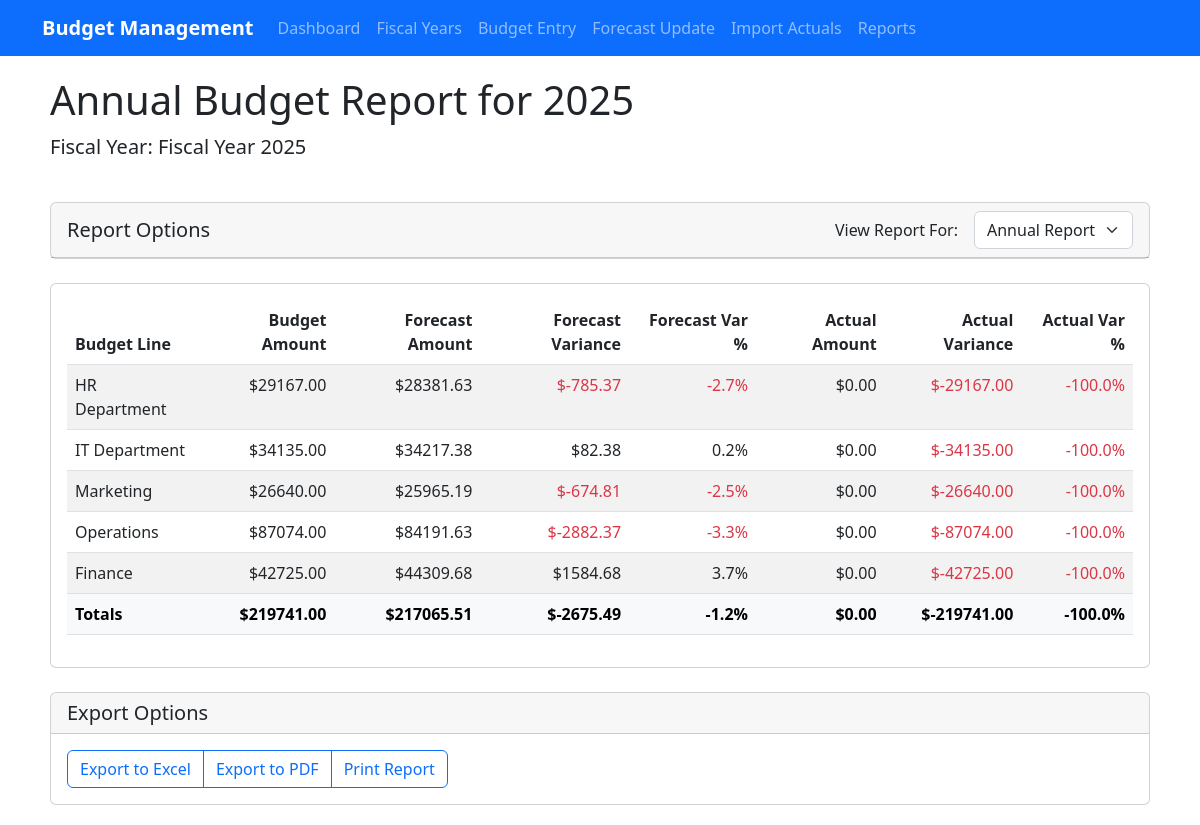
The page /reports/ on the database its author committed.
### budget_app/models.py (models this page shows, shortened)
class FiscalYear(models.Model):
    year = models.IntegerField(unique=True)
    is_active = models.BooleanField(default=False)
    created_at = models.DateTimeField(auto_now_add=True)
    def __str__(self):
        return f"Fiscal Year {self.year}"

class BudgetLine(models.Model):
    name = models.CharField(max_length=255)
    description = models.TextField(blank=True, null=True)
    gl_accounts = models.ManyToManyField(GLAccount, related_name='budget_lines')

class BudgetEntry(models.Model):
    fiscal_year = models.ForeignKey(FiscalYear, on_delete=models.CASCADE)
    budget_line = models.ForeignKey(BudgetLine, on_delete=models.CASCADE)
    annual_amount = models.DecimalField(max_digits=14, decimal_places=2)
    created_at = models.DateTimeField(auto_now_add=True)
    updated_at = models.DateTimeField(auto_now=True)
    class Meta:
        unique_together = ('fiscal_year', 'budget_line')

### budget_app/views.py (the view)
# urls.py: path('reports/', views.ReportView.as_view(), name='report_view'),
class ReportView(View):
    def get(self, request):
        try:
            active_year = FiscalYear.objects.get(is_active=True)
        except FiscalYear.DoesNotExist:
            messages.error(request, "No active fiscal year found. Please create one first.")
            return redirect('budget_app:fiscal_year_create')
        month = request.GET.get('month')
        month = int(month) if month else None
        if month:
            report_data = BudgetService.generate_budget_report(active_year, month)
            month_name = dict(ForecastEntry.MONTHS).get(month)
            report_title = f"Budget Report for {month_name} {active_year.year}"
        else:
            report_data = BudgetService.generate_budget_report(active_year)
            report_title = f"Annual Budget Report for {active_year.year}"
        return render(request, 'budget_app/reports.html', {
            'active_year': active_year,
            'report_title': report_title,
            'report_data': report_data,
            'current_month': month,
            'months': ForecastEntry.MONTHS,
        })

### budget_app/templatetags/custom_filters.py (called while the page is built)
@register.filter
def div(value, arg):
    try:
        return float(value) / float(arg)
    except (ValueError, ZeroDivisionError):
        return 0

@register.filter
def mul(value, arg):
    try:
        return Decimal(str(value)) * Decimal(str(arg))
    except (ValueError, TypeError):
        return 0

@register.filter
def sum(value, key):
    try:
        return builtins_sum(Decimal(str(item[key])) for item in value)
    except (ValueError, TypeError, KeyError):
        return 0

### budget_app/templates/budget_app/reports.html (shortened to what this page needs)
{% extends 'budget_app/base.html' %}
{% load custom_filters %}
{% block content %}
<div class="row mb-4">
    <div class="col">
        <h1>{{ report_title }}</h1>
        <p class="lead">Fiscal Year: {{ active_year }}</p>
    </div>
</div>
<div class="row mb-4">
    <div class="col">
        <div class="card">
            <div class="card-header">
                <div class="row align-items-center">
                    <div class="col">
                        <h5 class="card-title mb-0">Report Options</h5>
                    </div>
                    <div class="col-auto">
                        <form method="get" class="row g-3 align-items-center">
                            <div class="col-auto">
                                <label for="month" class="col-form-label">View Report For:</label>
                            </div>
                            <div class="col-auto">
                                <select name="month" id="month" class="form-select" onchange="this.form.submit()">
                                    <option value="">Annual Report</option>
                                </select>
                            </div>
                        </form>
                    </div>
                </div>
            </div>
        </div>
    </div>
</div>
<div class="row">
    <div class="col">
        <div class="card">
            <div class="card-body">
                {% if report_data %}
                <div class="table-responsive">
                    <table class="table table-striped table-hover">
                        <thead>
                            <tr>
                                <th>Budget Line</th>
                                <th class="text-end">Budget Amount</th>
                                <th class="text-end">Forecast Amount</th>
                                <th class="text-end">Forecast Variance</th>
                                <th class="text-end">Forecast Var %</th>
                                <th class="text-end">Actual Amount</th>
                                <th class="text-end">Actual Variance</th>
                                <th class="text-end">Actual Var %</th>
                            </tr>
                        </thead>
                        <tbody>
                            {% for item in report_data %}
                            <tr>
                                <td>{{ item.budget_line }}</td>
                                <td class="text-end">${{ item.budget_amount|floatformat:2 }}</td>
                                <td class="text-end">${{ item.forecast_amount|floatformat:2 }}</td>
                                <td class="text-end {% if item.budget_forecast_variance < 0 %}text-danger{% endif %}">
                                    ${{ item.budget_forecast_variance|floatformat:2 }}
                                </td>
                                <td class="text-end {% if item.budget_forecast_variance_pct < 0 %}text-danger{% endif %}">
                                    {{ item.budget_forecast_variance_pct|floatformat:1 }}%
                                </td>
                                <td class="text-end">${{ item.actual_amount|floatformat:2 }}</td>
                                <td class="text-end {% if item.budget_actual_variance < 0 %}text-danger{% endif %}">
                                    ${{ item.budget_actual_variance|floatformat:2 }}
                                </td>
                                <td class="text-end {% if item.budget_actual_variance_pct < 0 %}text-danger{% endif %}">
                                    {{ item.budget_actual_variance_pct|floatformat:1 }}%
                                </td>
                            </tr>
                            {% endfor %}
                        </tbody>
                        <tfoot class="table-light">
                            <tr>
                                <th>Totals</th>
                                <th class="text-end">
                                    ${{ report_data|sum:'budget_amount'|floatformat:2 }}
                                </th>
                                <th class="text-end">
                                    ${{ report_data|sum:'forecast_amount'|floatformat:2 }}
                                </th>
                                <th class="text-end">
                                    ${{ report_data|sum:'budget_forecast_variance'|floatformat:2 }}
                                </th>
                                <th class="text-end">
                                    {% with total_budget=report_data|sum:'budget_amount' %}
                                    {% with total_forecast_var=report_data|sum:'budget_forecast_variance' %}
                                    {% if total_budget %}
                                        {{ total_forecast_var|div:total_budget|mul:100|floatformat:1 }}%
                                    {% else %}
                                        0.0%
                                    {% endif %}
                                    {% endwith %}
                                    {% endwith %}
                                </th>
                                <th class="text-end">
                                    ${{ report_data|sum:'actual_amount'|floatformat:2 }}
                                </th>
                                <th class="text-end">
                                    ${{ report_data|sum:'budget_actual_variance'|floatformat:2 }}
                                </th>
                                <th class="text-end">
                                    {% with total_budget=report_data|sum:'budget_amount' %}
                                    {% with total_actual_var=report_data|sum:'budget_actual_variance' %}
                                    {% if total_budget %}
                                        {{ total_actual_var|div:total_budget|mul:100|floatformat:1 }}%
                                    {% else %}
                                        0.0%
                                    {% endif %}
                                    {% endwith %}
                                    {% endwith %}
                                </th>
                            </tr>
                        </tfoot>
                    </table>
                </div>
                {% else %}
                <p class="text-muted">No report data available for the selected period.</p>
                {% endif %}
            </div>
        </div>
    </div>
</div>
<div class="row mt-4">
    <div class="col">
        <div class="card">
            <div class="card-header">
                <h5 class="card-title mb-0">Export Options</h5>
            </div>
            <div class="card-body">
                <div class="btn-group">
                    <button type="button" class="btn btn-outline-primary">Export to Excel</button>
                    <button type="button" class="btn btn-outline-primary">Export to PDF</button>
                    <button type="button" class="btn btn-outline-primary">Print Report</button>
                </div>
            </div>
        </div>
    </div>
</div>
{% endblock %}

### rows shown on the page
FiscalYear: year "Fiscal Year 2025"
BudgetLine: budget_line "HR Department"
BudgetEntry: budget_amount "29167.00"
BudgetLine: budget_line "IT Department"
BudgetEntry: budget_amount "34135.00"
BudgetLine: budget_line "Marketing"
BudgetEntry: budget_amount "26640.00"
BudgetLine: budget_line "Operations"
BudgetEntry: budget_amount "87074.00"
BudgetLine: budget_line "Finance"
BudgetEntry: budget_amount "42725.00"

### other values the page prints
{{ report_title }} "Annual Budget Report for 2025"
{{ item.forecast_amount|floatformat:2 }} "28381.63" "34217.38" "25965.19" "84191.63" "44309.68"
{{ item.budget_forecast_variance|floatformat:2 }} "-785.37" "82.38" "-674.81" "-2882.37" "1584.68"
{{ item.budget_forecast_variance_pct|floatformat:1 }} "-2.7" "0.2" "-2.5" "-3.3" "3.7"
{{ item.actual_amount|floatformat:2 }} "0.00" "0.00" "0.00" "0.00" "0.00"
{{ item.budget_actual_variance|floatformat:2 }} "-29167.00" "-34135.00" "-26640.00" "-87074.00" "-42725.00"
{{ item.budget_actual_variance_pct|floatformat:1 }} "-100.0" "-100.0" "-100.0" "-100.0" "-100.0"
{{ report_data|sum:'budget_amount'|floatformat:2 }} "219741.00"
{{ report_data|sum:'forecast_amount'|floatformat:2 }} "217065.51"
{{ report_data|sum:'budget_forecast_variance'|floatformat:2 }} "-2675.49"
{{ total_forecast_var|div:total_budget|mul:100|floatformat:1 }} "-1.2"
{{ report_data|sum:'actual_amount'|floatformat:2 }} "0.00"
{{ report_data|sum:'budget_actual_variance'|floatformat:2 }} "-219741.00"
{{ total_actual_var|div:total_budget|mul:100|floatformat:1 }} "-100.0"
